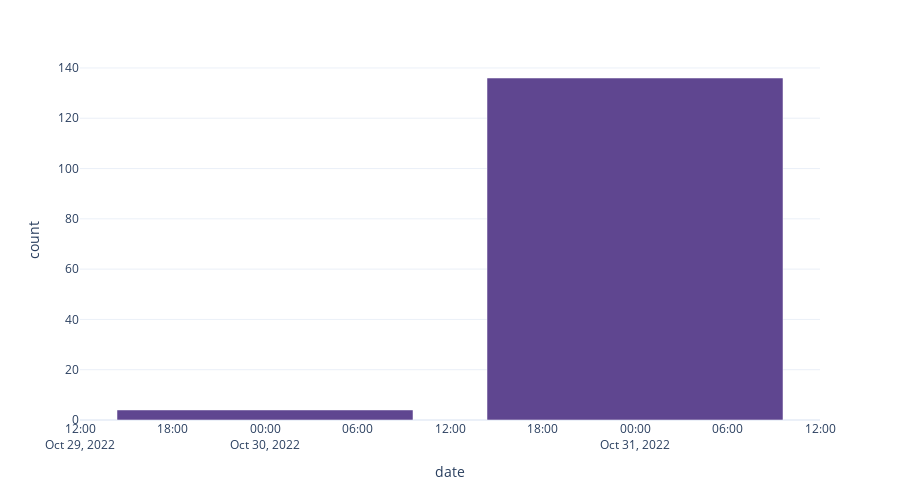

Here is the notebook cell this chart was saved with:
### Code cell
show_mentions_over_time(data,freq = "D",method = "minutes")

### Figure 1 — Plotly figure (JSON) as saved in the notebook; plotly's stock layout.template omitted (floating-point values rounded to 4 significant figures)
{"data": [{"alignmentgroup": "True", "hovertemplate": "date=%{x}<br>count=%{y}<extra></extra>", "legendgroup": "", "marker": {"color": "rgb(95, 70, 144)", "pattern": {"shape": ""}}, "name": "", "offsetgroup": "", "orientation": "v", "showlegend": false, "textposition": "auto", "x": ["2022-10-30T00:00:00", "2022-10-31T00:00:00"], "xaxis": "x", "y": [4, 136], "yaxis": "y", "type": "bar"}], "layout": {"xaxis": {"anchor": "y", "domain": [0, 1], "title": {"text": "date"}}, "yaxis": {"anchor": "x", "domain": [0, 1], "title": {"text": "count"}}, "legend": {"tracegroupgap": 0}, "margin": {"t": 60}, "barmode": "relative", "height": 500}}
